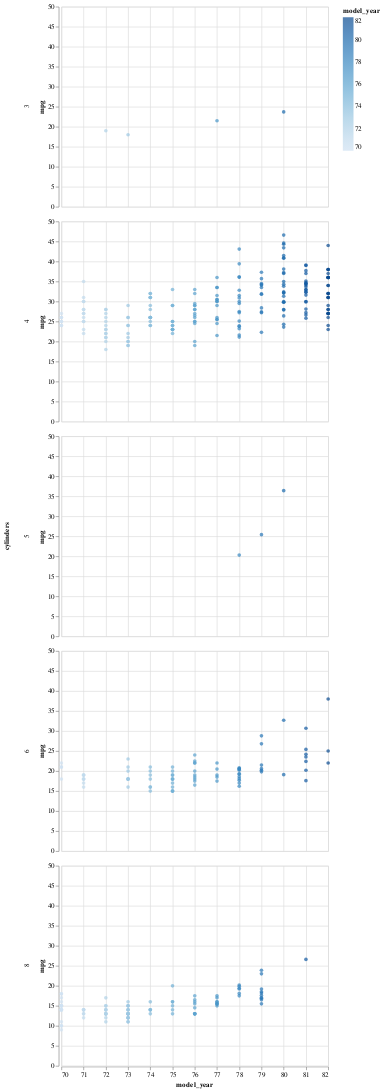

Write notebook code for a chart like this one.
### Markdown cell above
There are 5 charts in the following, one chart for each possible "cylinders" value.

### Code cell
alt.Chart(df).mark_circle().encode(
    x=alt.X("model_year", scale=alt.Scale(zero=False)),
    y="mpg",
    color="model_year"
).facet(
    row="cylinders"
)

### Figure 1 — Vega-Lite specification as saved in the notebook (floating-point values rounded to 4 significant figures; data arrays with more than 128 entries replaced by an {"elided": "..."} marker saying what was removed)
{"config": {"view": {"continuousWidth": 400, "continuousHeight": 300}}, "data": {"name": "data-f1198cc0481ad698d7dc4699e0a3efa7"}, "facet": {"row": {"field": "cylinders", "type": "quantitative"}}, "spec": {"mark": "circle", "encoding": {"color": {"field": "model_year", "type": "quantitative"}, "x": {"field": "model_year", "scale": {"zero": false}, "type": "quantitative"}, "y": {"field": "mpg", "type": "quantitative"}}}, "$schema": "https://vega.github.io/schema/vega-lite/v4.17.0.json", "datasets": {"data-f1198cc0481ad698d7dc4699e0a3efa7": {"elided": "398 records"}}}
